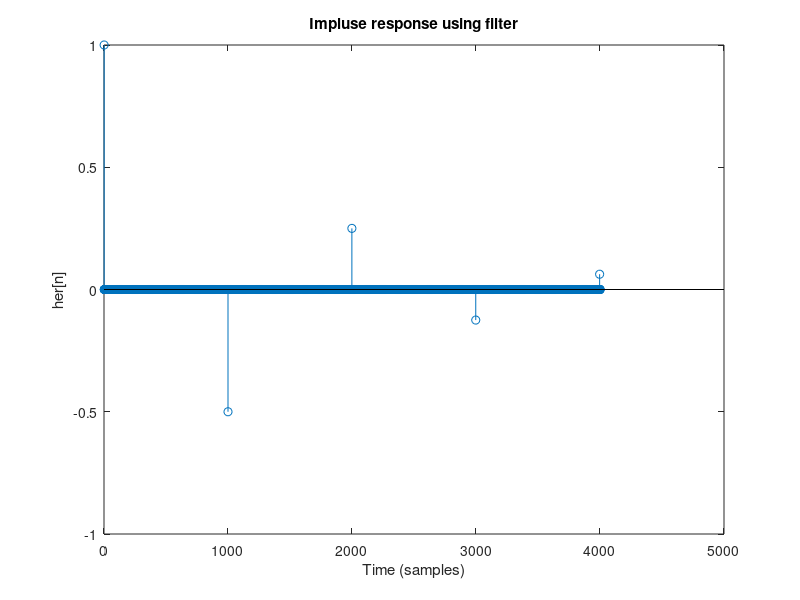

Reproduce this figure in MATLAB.
%Daniel Noyes
%Group 11
%Problem 2.10 (c)

disp('Problem 2.10(c)')

load lineup.mat;
N = 1000;
a = 0.5;

b = [1, zeros(1,N-1-length(a)), a];
d = [1, zeros(1,4000)];
her = filter(1,b,d);

stem(her)
title('Impluse response using filter')
xlabel('Time (samples)')
ylabel('her[n]')
